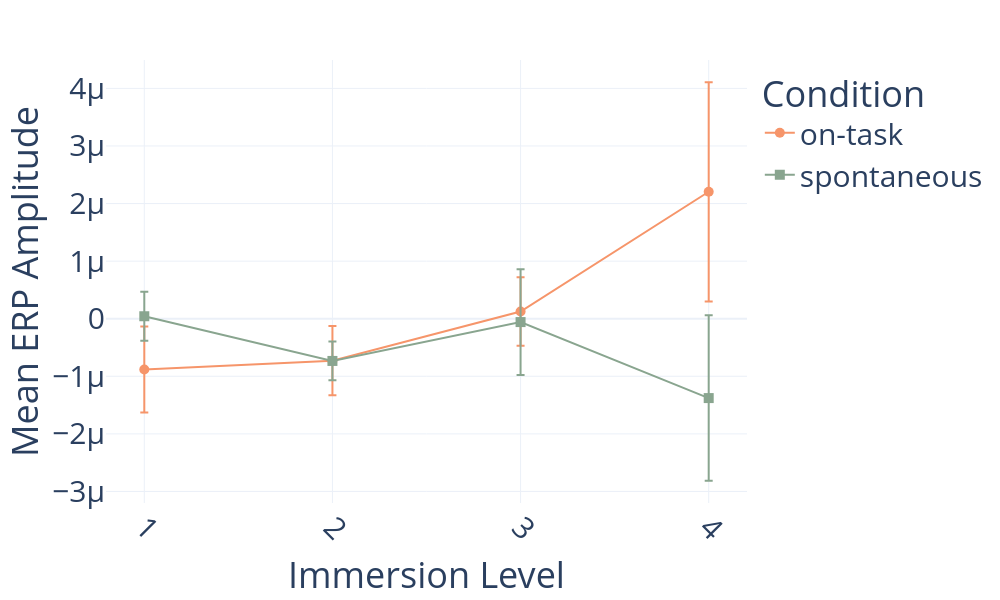

This figure's notebook cell:
### Code cell
# Group the data and calculate mean and standard error
grouped = dfp3.groupby(['immersion', 'condition']).agg(
    mean_amplitude=('mean_amplitude', 'mean'),
    sem=('mean_amplitude', 'sem')
).reset_index()

# Define marker symbols and colors
symbol_map = {'on-task': 'circle', 'spontaneous': 'square'}
color_map = {'on-task': '#F6956A', 'spontaneous': '#89A58F'}

# Create the plot
fig = px.line(
    grouped,
    x='immersion',
    y='mean_amplitude',
    color='condition',
    error_y='sem',
    symbol='condition',
    markers=True,
    color_discrete_map=color_map,
    symbol_map=symbol_map,
    labels={
        'immersion': 'Immersion Level',
        'mean_amplitude': 'Mean ERP Amplitude',
        'condition': 'Condition'
    },
    # title='Mean P3 Amplitude by Condition and Immersion Level'
)

# Adjust marker size and line width
fig.update_traces(marker=dict(size=10), line=dict(width=2))

# Update layout
fig.update_layout(
    width = 1000,
    height = 600,
    template = 'plotly_white',
    xaxis_title='Immersion Level',
    yaxis_title='Mean ERP Amplitude',
    legend_title='Condition',
    font=dict(size=30),
    xaxis=dict(
        categoryorder='array',
        categoryarray=['a little immersed', 'somewhat immersed', 'very immersed', 'completely immersed'],
        tickvals = (1,2,3, 4),
    )
)
# Rotate x-axis labels if necessary
fig.update_xaxes(tickangle=45)

# Show the plot
fig.show()

### Figure 1 — Plotly figure (JSON) as saved in the notebook; plotly's stock layout.template omitted (floating-point values rounded to 4 significant figures)
{"data": [{"error_y": {"array": [7.464e-07, 6.01e-07, 5.931e-07, 1.904e-06]}, "hovertemplate": "Condition=on-task<br>Immersion Level=%{x}<br>Mean ERP Amplitude=%{y}<extra></extra>", "legendgroup": "on-task", "line": {"color": "#F6956A", "dash": "solid", "width": 2}, "marker": {"size": 10, "symbol": "circle"}, "mode": "lines+markers", "name": "on-task", "orientation": "v", "showlegend": true, "type": "scatter", "x": [1, 2, 3, 4], "xaxis": "x", "y": [-8.831e-07, -7.294e-07, 1.251e-07, 2.205e-06], "yaxis": "y"}, {"error_y": {"array": [4.249e-07, 3.37e-07, 9.189e-07, 1.437e-06]}, "hovertemplate": "Condition=spontaneous<br>Immersion Level=%{x}<br>Mean ERP Amplitude=%{y}<extra></extra>", "legendgroup": "spontaneous", "line": {"color": "#89A58F", "dash": "solid", "width": 2}, "marker": {"size": 10, "symbol": "square"}, "mode": "lines+markers", "name": "spontaneous", "orientation": "v", "showlegend": true, "type": "scatter", "x": [1, 2, 3, 4], "xaxis": "x", "y": [4.284e-08, -7.334e-07, -5.843e-08, -1.378e-06], "yaxis": "y"}], "layout": {"font": {"size": 30}, "height": 600, "legend": {"title": {"text": "Condition"}, "tracegroupgap": 0}, "margin": {"t": 60}, "width": 1000, "xaxis": {"anchor": "y", "categoryarray": ["a little immersed", "somewhat immersed", "very immersed", "completely immersed"], "categoryorder": "array", "domain": [0, 1], "tickangle": 45, "tickvals": [1, 2, 3, 4], "title": {"text": "Immersion Level"}}, "yaxis": {"anchor": "x", "domain": [0, 1], "title": {"text": "Mean ERP Amplitude"}}}}
